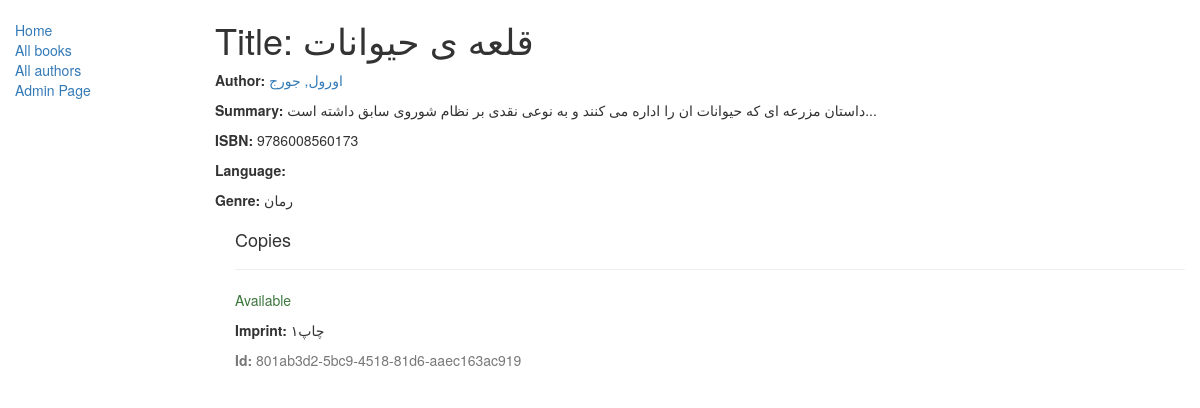
/catalog/book/2, run on the app's committed database.
### catalog/models.py (models this page shows, shortened)
class Book(models.Model):
    title = models.CharField(max_length=200)
    author = models.ForeignKey('Author', on_delete=models.SET_NULL, null=True)
    summary = models.TextField(max_length=1000, help_text="Enter a brief description of the book")
    isbn = models.CharField('ISBN',max_length=13, help_text='13 Character <a href="https://www.isbn-international.org/content/what-isbn">ISBN number</a>')
    genre = models.ManyToManyField(Genre, help_text="Select a genre for this book")
    def display_genre(self):
        return ', '.join([genre.name for genre in self.genre.all()[:3]])
    display_genre.short_description = 'Genre'

class Author(models.Model):
    first_name = models.CharField(max_length=100)
    last_name = models.CharField(max_length=100)
    date_of_birth = models.DateField(null=True, blank=True)
    date_of_death = models.DateField('Died', null=True, blank=True)
    def __str__(self):
        return '%s, %s' % (self.last_name, self.first_name)

class Genre(models.Model):
    name = models.CharField(max_length=200)
    def __str__(self):
        return self.name

class BookInstance(models.Model):
    id = models.UUIDField(primary_key=True, default=uuid.uuid4, help_text="Unique ID for this particular book across whole library")
    book = models.ForeignKey('Book', on_delete=models.SET_NULL, null=True)
    imprint = models.CharField(max_length=200)
    due_back = models.DateField(null=True, blank=True)
    LOAN_STATUS = (
        ('m', 'Maintenance'),
        ('o', 'On loan'),
        ('a', 'Available'),
        ('r', 'Reserved'),
    )
    status = models.CharField(max_length=1, choices=LOAN_STATUS, blank=True, default='m', help_text='Book availability')
    class Meta:
        ordering = ["due_back"]

### catalog/views.py (the view)
# urls.py: re_path('^book/(?P<pk>\d+)', views.BookDetailView.as_view(), name='book-detail'),
class BookDetailView(generic.DetailView):
    model =models.Book
    template_name='catalog/book_detail.html'

### catalog/templates/catalog/book_detail.html (shortened to what this page needs)
{% extends "catalog/base_generic.html" %}
{% block content %}
  <h1>Title: {{ book.title }}</h1>
  <p><strong>Author:</strong> <a href="">{{ book.author }}</a></p>
  <p><strong>Summary:</strong> {{ book.summary }}</p>
  <p><strong>ISBN:</strong> {{ book.isbn }}</p>
  <p><strong>Language:</strong> {{ book.language }}</p>
  <p><strong>Genre:</strong> {% for genre in book.genre.all %} {{ genre }}{% if not forloop.last %}, {% endif %}{% endfor %}</p>
  <div style="margin-left:20px;margin-top:20px">
    <h4>Copies</h4>
    {% for copy in book.bookinstance_set.all %}
    <hr>
    <p class="{% if copy.status == 'a' %}text-success{% elif copy.status == 'm' %}text-danger{% else %}text-warning{% endif %}">{{ copy.get_status_display }}</p>
    <p><strong>Imprint:</strong> {{copy.imprint}}</p>
    <p class="text-muted"><strong>Id:</strong> {{copy.id}}</p>
    {% endfor %}
  </div>
{% endblock %}

### data on the page
Book: title "قلعه ی حیوانات", author "اورول, جورج", summary "داستان مزرعه ای که حیوانات ان را اداره می کنند و به نوعی نقدی بر نظام شوروی سابق داشته است...", isbn "9786008560173"
Genre: name "رمان"
BookInstance: status "Available", imprint "چاپ۱", id "801ab3d2-5bc9-4518-81d6-aaec163ac919"
